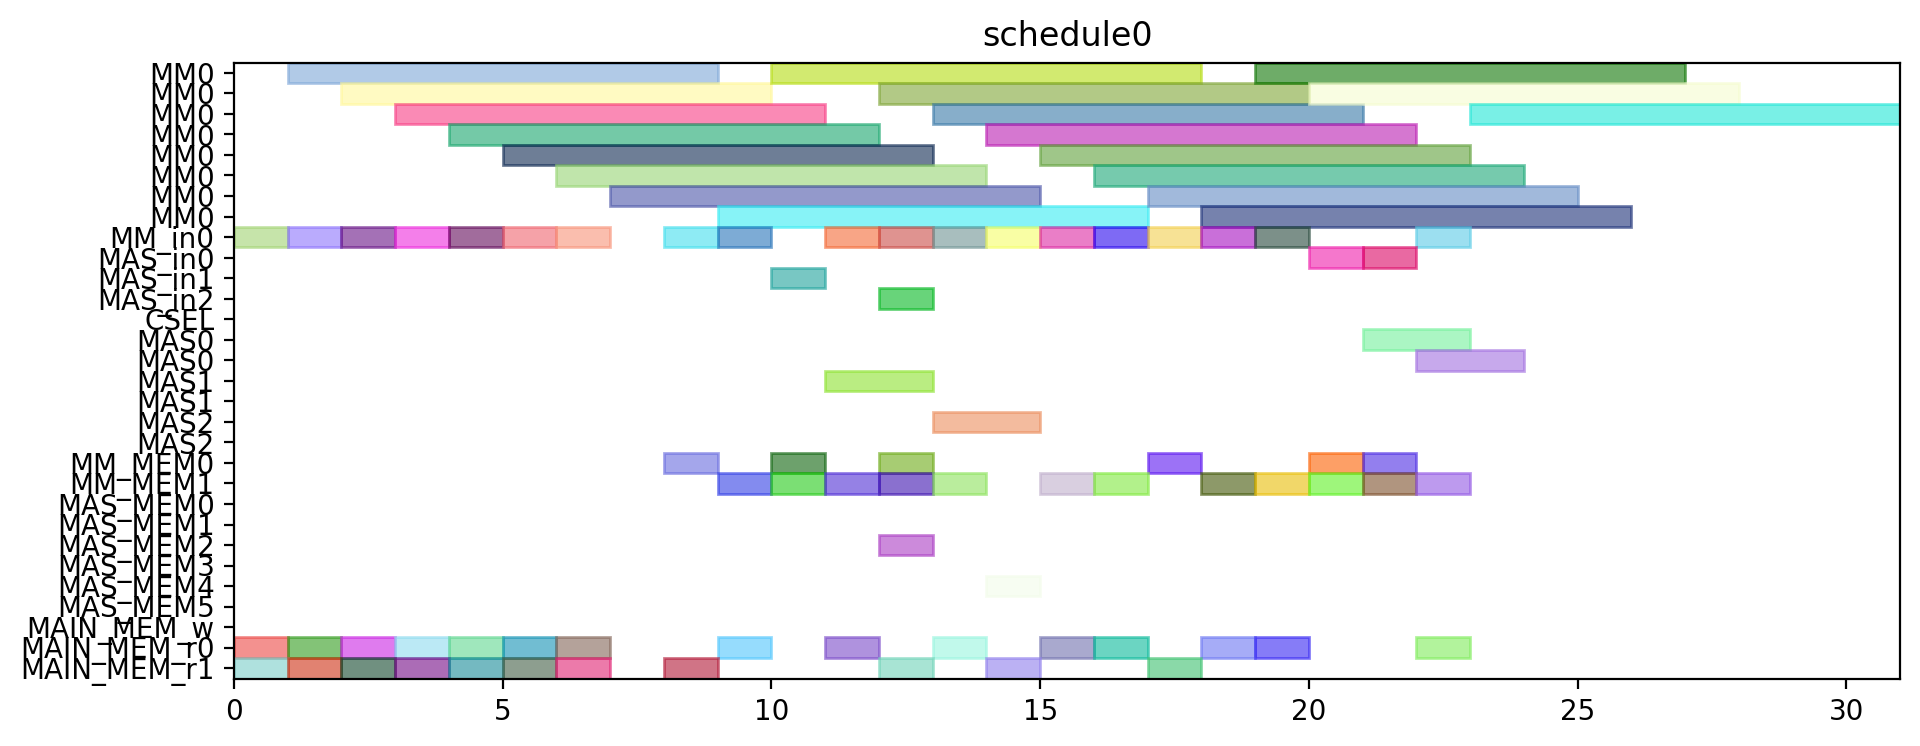

The Python source for this figure:
from pyschedule import Scenario, solvers, plotters, alt


def solve():
	horizon = 120
	S = Scenario("schedule0", horizon=horizon)

	# resource
	MM = S.Resources('MM', num=1, size=8)
	MM_in = S.Resources('MM_in', num=1)
	MAS_in = S.Resources('MAS_in', num=3)
	CSEL = S.Resource('CSEL')
	MAS = S.Resources('MAS', num=3, size=2, periods=range(1, horizon))
	MM_MEM = S.Resources('MM_MEM', num=2)
	MAS_MEM = S.Resources('MAS_MEM', num=6)
	MAIN_MEM_w = S.Resource('MAIN_MEM_w', size=1)
	MAIN_MEM_r = S.Resources('MAIN_MEM_r', num=2)

	# result of previous scheduling

	# new tasks
	Z_exp2 = S.Task('Z_exp2', length=8, delay_cost=1)
	Z_exp2 += alt(MM)
	Z_exp2_in = S.Task('Z_exp2_in', length=1, delay_cost=1)
	Z_exp2_in += alt(MM_in)
	S += Z_exp2_in*MM_in[0]<=Z_exp2*MM[0]
	Z_exp2_mem0 = S.Task('Z_exp2_mem0', length=1, delay_cost=1)
	Z_exp2_mem0 += MAIN_MEM_r[0]
	S += Z_exp2_mem0 <= Z_exp2

	Z_exp2_mem1 = S.Task('Z_exp2_mem1', length=1, delay_cost=1)
	Z_exp2_mem1 += MAIN_MEM_r[1]
	S += Z_exp2_mem1 <= Z_exp2

	NX0 = S.Task('NX0', length=8, delay_cost=1)
	NX0 += alt(MM)
	NX0_in = S.Task('NX0_in', length=1, delay_cost=1)
	NX0_in += alt(MM_in)
	S += NX0_in*MM_in[0]<=NX0*MM[0]
	NX0_mem0 = S.Task('NX0_mem0', length=1, delay_cost=1)
	NX0_mem0 += MAIN_MEM_r[0]
	S += NX0_mem0 <= NX0

	NX0_mem1 = S.Task('NX0_mem1', length=1, delay_cost=1)
	NX0_mem1 += MAIN_MEM_r[1]
	S += NX0_mem1 <= NX0

	k0_10_Z1 = S.Task('k0_10_Z1', length=8, delay_cost=1)
	k0_10_Z1 += alt(MM)
	k0_10_Z1_in = S.Task('k0_10_Z1_in', length=1, delay_cost=1)
	k0_10_Z1_in += alt(MM_in)
	S += k0_10_Z1_in*MM_in[0]<=k0_10_Z1*MM[0]
	k0_10_Z1_mem0 = S.Task('k0_10_Z1_mem0', length=1, delay_cost=1)
	k0_10_Z1_mem0 += MAIN_MEM_r[0]
	S += k0_10_Z1_mem0 <= k0_10_Z1

	k0_10_Z1_mem1 = S.Task('k0_10_Z1_mem1', length=1, delay_cost=1)
	k0_10_Z1_mem1 += MAIN_MEM_r[1]
	S += k0_10_Z1_mem1 <= k0_10_Z1

	DX0 = S.Task('DX0', length=8, delay_cost=1)
	DX0 += alt(MM)
	DX0_in = S.Task('DX0_in', length=1, delay_cost=1)
	DX0_in += alt(MM_in)
	S += DX0_in*MM_in[0]<=DX0*MM[0]
	DX0_mem0 = S.Task('DX0_mem0', length=1, delay_cost=1)
	DX0_mem0 += MAIN_MEM_r[0]
	S += DX0_mem0 <= DX0

	DX0_mem1 = S.Task('DX0_mem1', length=1, delay_cost=1)
	DX0_mem1 += MAIN_MEM_r[1]
	S += DX0_mem1 <= DX0

	NY0 = S.Task('NY0', length=8, delay_cost=1)
	NY0 += alt(MM)
	NY0_in = S.Task('NY0_in', length=1, delay_cost=1)
	NY0_in += alt(MM_in)
	S += NY0_in*MM_in[0]<=NY0*MM[0]
	NY0_mem0 = S.Task('NY0_mem0', length=1, delay_cost=1)
	NY0_mem0 += MAIN_MEM_r[0]
	S += NY0_mem0 <= NY0

	NY0_mem1 = S.Task('NY0_mem1', length=1, delay_cost=1)
	NY0_mem1 += MAIN_MEM_r[1]
	S += NY0_mem1 <= NY0

	k2_14_Z1 = S.Task('k2_14_Z1', length=8, delay_cost=1)
	k2_14_Z1 += alt(MM)
	k2_14_Z1_in = S.Task('k2_14_Z1_in', length=1, delay_cost=1)
	k2_14_Z1_in += alt(MM_in)
	S += k2_14_Z1_in*MM_in[0]<=k2_14_Z1*MM[0]
	k2_14_Z1_mem0 = S.Task('k2_14_Z1_mem0', length=1, delay_cost=1)
	k2_14_Z1_mem0 += MAIN_MEM_r[0]
	S += k2_14_Z1_mem0 <= k2_14_Z1

	k2_14_Z1_mem1 = S.Task('k2_14_Z1_mem1', length=1, delay_cost=1)
	k2_14_Z1_mem1 += MAIN_MEM_r[1]
	S += k2_14_Z1_mem1 <= k2_14_Z1

	DY0 = S.Task('DY0', length=8, delay_cost=1)
	DY0 += alt(MM)
	DY0_in = S.Task('DY0_in', length=1, delay_cost=1)
	DY0_in += alt(MM_in)
	S += DY0_in*MM_in[0]<=DY0*MM[0]
	DY0_mem0 = S.Task('DY0_mem0', length=1, delay_cost=1)
	DY0_mem0 += MAIN_MEM_r[0]
	S += DY0_mem0 <= DY0

	DY0_mem1 = S.Task('DY0_mem1', length=1, delay_cost=1)
	DY0_mem1 += MAIN_MEM_r[1]
	S += DY0_mem1 <= DY0

	Z_exp3 = S.Task('Z_exp3', length=8, delay_cost=1)
	Z_exp3 += alt(MM)
	Z_exp3_in = S.Task('Z_exp3_in', length=1, delay_cost=1)
	Z_exp3_in += alt(MM_in)
	S += Z_exp3_in*MM_in[0]<=Z_exp3*MM[0]
	Z_exp3_mem0 = S.Task('Z_exp3_mem0', length=1, delay_cost=1)
	Z_exp3_mem0 += alt(MM_MEM)
	S += (Z_exp2*MM[0])-1 < Z_exp3_mem0*MM_MEM[0]
	S += Z_exp3_mem0 <= Z_exp3

	Z_exp3_mem1 = S.Task('Z_exp3_mem1', length=1, delay_cost=1)
	Z_exp3_mem1 += MAIN_MEM_r[1]
	S += Z_exp3_mem1 <= Z_exp3

	NX1_ = S.Task('NX1_', length=2, delay_cost=1)
	NX1_ += alt(MAS)
	NX1__in = S.Task('NX1__in', length=1, delay_cost=1)
	NX1__in += alt(MAS_in)
	S += NX1__in*MAS_in[0]<=NX1_*MAS[0]

	S += NX1__in*MAS_in[1]<=NX1_*MAS[1]

	S += NX1__in*MAS_in[2]<=NX1_*MAS[2]

	NX1__mem0 = S.Task('NX1__mem0', length=1, delay_cost=1)
	NX1__mem0 += alt(MM_MEM)
	S += (NX0*MM[0])-1 < NX1__mem0*MM_MEM[0]
	S += NX1__mem0 <= NX1_

	NX1__mem1 = S.Task('NX1__mem1', length=1, delay_cost=1)
	NX1__mem1 += alt(MM_MEM)
	S += (k0_10_Z1*MM[0])-1 < NX1__mem1*MM_MEM[1]
	S += NX1__mem1 <= NX1_

	k0_9_Z2 = S.Task('k0_9_Z2', length=8, delay_cost=1)
	k0_9_Z2 += alt(MM)
	k0_9_Z2_in = S.Task('k0_9_Z2_in', length=1, delay_cost=1)
	k0_9_Z2_in += alt(MM_in)
	S += k0_9_Z2_in*MM_in[0]<=k0_9_Z2*MM[0]
	k0_9_Z2_mem0 = S.Task('k0_9_Z2_mem0', length=1, delay_cost=1)
	k0_9_Z2_mem0 += MAIN_MEM_r[0]
	S += k0_9_Z2_mem0 <= k0_9_Z2

	k0_9_Z2_mem1 = S.Task('k0_9_Z2_mem1', length=1, delay_cost=1)
	k0_9_Z2_mem1 += alt(MM_MEM)
	S += (Z_exp2*MM[0])-1 < k0_9_Z2_mem1*MM_MEM[1]
	S += k0_9_Z2_mem1 <= k0_9_Z2

	k1_9_Z2 = S.Task('k1_9_Z2', length=8, delay_cost=1)
	k1_9_Z2 += alt(MM)
	k1_9_Z2_in = S.Task('k1_9_Z2_in', length=1, delay_cost=1)
	k1_9_Z2_in += alt(MM_in)
	S += k1_9_Z2_in*MM_in[0]<=k1_9_Z2*MM[0]
	k1_9_Z2_mem0 = S.Task('k1_9_Z2_mem0', length=1, delay_cost=1)
	k1_9_Z2_mem0 += MAIN_MEM_r[0]
	S += k1_9_Z2_mem0 <= k1_9_Z2

	k1_9_Z2_mem1 = S.Task('k1_9_Z2_mem1', length=1, delay_cost=1)
	k1_9_Z2_mem1 += alt(MM_MEM)
	S += (Z_exp2*MM[0])-1 < k1_9_Z2_mem1*MM_MEM[1]
	S += k1_9_Z2_mem1 <= k1_9_Z2

	NY1_ = S.Task('NY1_', length=2, delay_cost=1)
	NY1_ += alt(MAS)
	NY1__in = S.Task('NY1__in', length=1, delay_cost=1)
	NY1__in += alt(MAS_in)
	S += NY1__in*MAS_in[0]<=NY1_*MAS[0]

	S += NY1__in*MAS_in[1]<=NY1_*MAS[1]

	S += NY1__in*MAS_in[2]<=NY1_*MAS[2]

	NY1__mem0 = S.Task('NY1__mem0', length=1, delay_cost=1)
	NY1__mem0 += alt(MM_MEM)
	S += (NY0*MM[0])-1 < NY1__mem0*MM_MEM[0]
	S += NY1__mem0 <= NY1_

	NY1__mem1 = S.Task('NY1__mem1', length=1, delay_cost=1)
	NY1__mem1 += alt(MM_MEM)
	S += (k2_14_Z1*MM[0])-1 < NY1__mem1*MM_MEM[1]
	S += NY1__mem1 <= NY1_

	k2_13_Z2 = S.Task('k2_13_Z2', length=8, delay_cost=1)
	k2_13_Z2 += alt(MM)
	k2_13_Z2_in = S.Task('k2_13_Z2_in', length=1, delay_cost=1)
	k2_13_Z2_in += alt(MM_in)
	S += k2_13_Z2_in*MM_in[0]<=k2_13_Z2*MM[0]
	k2_13_Z2_mem0 = S.Task('k2_13_Z2_mem0', length=1, delay_cost=1)
	k2_13_Z2_mem0 += MAIN_MEM_r[0]
	S += k2_13_Z2_mem0 <= k2_13_Z2

	k2_13_Z2_mem1 = S.Task('k2_13_Z2_mem1', length=1, delay_cost=1)
	k2_13_Z2_mem1 += alt(MM_MEM)
	S += (Z_exp2*MM[0])-1 < k2_13_Z2_mem1*MM_MEM[1]
	S += k2_13_Z2_mem1 <= k2_13_Z2

	k3_14_Z2 = S.Task('k3_14_Z2', length=8, delay_cost=1)
	k3_14_Z2 += alt(MM)
	k3_14_Z2_in = S.Task('k3_14_Z2_in', length=1, delay_cost=1)
	k3_14_Z2_in += alt(MM_in)
	S += k3_14_Z2_in*MM_in[0]<=k3_14_Z2*MM[0]
	k3_14_Z2_mem0 = S.Task('k3_14_Z2_mem0', length=1, delay_cost=1)
	k3_14_Z2_mem0 += MAIN_MEM_r[0]
	S += k3_14_Z2_mem0 <= k3_14_Z2

	k3_14_Z2_mem1 = S.Task('k3_14_Z2_mem1', length=1, delay_cost=1)
	k3_14_Z2_mem1 += alt(MM_MEM)
	S += (Z_exp2*MM[0])-1 < k3_14_Z2_mem1*MM_MEM[1]
	S += k3_14_Z2_mem1 <= k3_14_Z2

	Z_exp4 = S.Task('Z_exp4', length=8, delay_cost=1)
	Z_exp4 += alt(MM)
	Z_exp4_in = S.Task('Z_exp4_in', length=1, delay_cost=1)
	Z_exp4_in += alt(MM_in)
	S += Z_exp4_in*MM_in[0]<=Z_exp4*MM[0]
	Z_exp4_mem0 = S.Task('Z_exp4_mem0', length=1, delay_cost=1)
	Z_exp4_mem0 += alt(MM_MEM)
	S += (Z_exp3*MM[0])-1 < Z_exp4_mem0*MM_MEM[0]
	S += Z_exp4_mem0 <= Z_exp4

	Z_exp4_mem1 = S.Task('Z_exp4_mem1', length=1, delay_cost=1)
	Z_exp4_mem1 += MAIN_MEM_r[1]
	S += Z_exp4_mem1 <= Z_exp4

	NX1 = S.Task('NX1', length=8, delay_cost=1)
	NX1 += alt(MM)
	NX1_in = S.Task('NX1_in', length=1, delay_cost=1)
	NX1_in += alt(MM_in)
	S += NX1_in*MM_in[0]<=NX1*MM[0]
	NX1_mem0 = S.Task('NX1_mem0', length=1, delay_cost=1)
	NX1_mem0 += alt(MAS_MEM)
	S += (NX1_*MAS[0])-1 < NX1_mem0*MAS_MEM[0]
	S += (NX1_*MAS[1])-1 < NX1_mem0*MAS_MEM[2]
	S += (NX1_*MAS[2])-1 < NX1_mem0*MAS_MEM[4]
	S += NX1_mem0 <= NX1

	NX1_mem1 = S.Task('NX1_mem1', length=1, delay_cost=1)
	NX1_mem1 += MAIN_MEM_r[1]
	S += NX1_mem1 <= NX1

	k0_8_Z3 = S.Task('k0_8_Z3', length=8, delay_cost=1)
	k0_8_Z3 += alt(MM)
	k0_8_Z3_in = S.Task('k0_8_Z3_in', length=1, delay_cost=1)
	k0_8_Z3_in += alt(MM_in)
	S += k0_8_Z3_in*MM_in[0]<=k0_8_Z3*MM[0]
	k0_8_Z3_mem0 = S.Task('k0_8_Z3_mem0', length=1, delay_cost=1)
	k0_8_Z3_mem0 += MAIN_MEM_r[0]
	S += k0_8_Z3_mem0 <= k0_8_Z3

	k0_8_Z3_mem1 = S.Task('k0_8_Z3_mem1', length=1, delay_cost=1)
	k0_8_Z3_mem1 += alt(MM_MEM)
	S += (Z_exp3*MM[0])-1 < k0_8_Z3_mem1*MM_MEM[1]
	S += k0_8_Z3_mem1 <= k0_8_Z3

	DX1_ = S.Task('DX1_', length=2, delay_cost=1)
	DX1_ += alt(MAS)
	DX1__in = S.Task('DX1__in', length=1, delay_cost=1)
	DX1__in += alt(MAS_in)
	S += DX1__in*MAS_in[0]<=DX1_*MAS[0]

	S += DX1__in*MAS_in[1]<=DX1_*MAS[1]

	S += DX1__in*MAS_in[2]<=DX1_*MAS[2]

	DX1__mem0 = S.Task('DX1__mem0', length=1, delay_cost=1)
	DX1__mem0 += alt(MM_MEM)
	S += (DX0*MM[0])-1 < DX1__mem0*MM_MEM[0]
	S += DX1__mem0 <= DX1_

	DX1__mem1 = S.Task('DX1__mem1', length=1, delay_cost=1)
	DX1__mem1 += alt(MM_MEM)
	S += (k1_9_Z2*MM[0])-1 < DX1__mem1*MM_MEM[1]
	S += DX1__mem1 <= DX1_

	k1_8_Z3 = S.Task('k1_8_Z3', length=8, delay_cost=1)
	k1_8_Z3 += alt(MM)
	k1_8_Z3_in = S.Task('k1_8_Z3_in', length=1, delay_cost=1)
	k1_8_Z3_in += alt(MM_in)
	S += k1_8_Z3_in*MM_in[0]<=k1_8_Z3*MM[0]
	k1_8_Z3_mem0 = S.Task('k1_8_Z3_mem0', length=1, delay_cost=1)
	k1_8_Z3_mem0 += MAIN_MEM_r[0]
	S += k1_8_Z3_mem0 <= k1_8_Z3

	k1_8_Z3_mem1 = S.Task('k1_8_Z3_mem1', length=1, delay_cost=1)
	k1_8_Z3_mem1 += alt(MM_MEM)
	S += (Z_exp3*MM[0])-1 < k1_8_Z3_mem1*MM_MEM[1]
	S += k1_8_Z3_mem1 <= k1_8_Z3

	NY1 = S.Task('NY1', length=8, delay_cost=1)
	NY1 += alt(MM)
	NY1_in = S.Task('NY1_in', length=1, delay_cost=1)
	NY1_in += alt(MM_in)
	S += NY1_in*MM_in[0]<=NY1*MM[0]
	NY1_mem0 = S.Task('NY1_mem0', length=1, delay_cost=1)
	NY1_mem0 += alt(MAS_MEM)
	S += (NY1_*MAS[0])-1 < NY1_mem0*MAS_MEM[0]
	S += (NY1_*MAS[1])-1 < NY1_mem0*MAS_MEM[2]
	S += (NY1_*MAS[2])-1 < NY1_mem0*MAS_MEM[4]
	S += NY1_mem0 <= NY1

	NY1_mem1 = S.Task('NY1_mem1', length=1, delay_cost=1)
	NY1_mem1 += MAIN_MEM_r[1]
	S += NY1_mem1 <= NY1

	k2_12_Z3 = S.Task('k2_12_Z3', length=8, delay_cost=1)
	k2_12_Z3 += alt(MM)
	k2_12_Z3_in = S.Task('k2_12_Z3_in', length=1, delay_cost=1)
	k2_12_Z3_in += alt(MM_in)
	S += k2_12_Z3_in*MM_in[0]<=k2_12_Z3*MM[0]
	k2_12_Z3_mem0 = S.Task('k2_12_Z3_mem0', length=1, delay_cost=1)
	k2_12_Z3_mem0 += MAIN_MEM_r[0]
	S += k2_12_Z3_mem0 <= k2_12_Z3

	k2_12_Z3_mem1 = S.Task('k2_12_Z3_mem1', length=1, delay_cost=1)
	k2_12_Z3_mem1 += alt(MM_MEM)
	S += (Z_exp3*MM[0])-1 < k2_12_Z3_mem1*MM_MEM[1]
	S += k2_12_Z3_mem1 <= k2_12_Z3

	DY1_ = S.Task('DY1_', length=2, delay_cost=1)
	DY1_ += alt(MAS)
	DY1__in = S.Task('DY1__in', length=1, delay_cost=1)
	DY1__in += alt(MAS_in)
	S += DY1__in*MAS_in[0]<=DY1_*MAS[0]

	S += DY1__in*MAS_in[1]<=DY1_*MAS[1]

	S += DY1__in*MAS_in[2]<=DY1_*MAS[2]

	DY1__mem0 = S.Task('DY1__mem0', length=1, delay_cost=1)
	DY1__mem0 += alt(MM_MEM)
	S += (DY0*MM[0])-1 < DY1__mem0*MM_MEM[0]
	S += DY1__mem0 <= DY1_

	DY1__mem1 = S.Task('DY1__mem1', length=1, delay_cost=1)
	DY1__mem1 += alt(MM_MEM)
	S += (k3_14_Z2*MM[0])-1 < DY1__mem1*MM_MEM[1]
	S += DY1__mem1 <= DY1_

	k3_13_Z3 = S.Task('k3_13_Z3', length=8, delay_cost=1)
	k3_13_Z3 += alt(MM)
	k3_13_Z3_in = S.Task('k3_13_Z3_in', length=1, delay_cost=1)
	k3_13_Z3_in += alt(MM_in)
	S += k3_13_Z3_in*MM_in[0]<=k3_13_Z3*MM[0]
	k3_13_Z3_mem0 = S.Task('k3_13_Z3_mem0', length=1, delay_cost=1)
	k3_13_Z3_mem0 += MAIN_MEM_r[0]
	S += k3_13_Z3_mem0 <= k3_13_Z3

	k3_13_Z3_mem1 = S.Task('k3_13_Z3_mem1', length=1, delay_cost=1)
	k3_13_Z3_mem1 += alt(MM_MEM)
	S += (Z_exp3*MM[0])-1 < k3_13_Z3_mem1*MM_MEM[1]
	S += k3_13_Z3_mem1 <= k3_13_Z3

	solvers.mip.solve(S,msg=1,kind='CPLEX',ratio_gap=1.01)

	solution = [['hoge']*len(S.solution()[1]) for i in range(len(S.solution()))]
	for i in range(len(S.solution())):
		for j in range(len(S.solution()[i])):
			solution[i][j]=str(S.solution()[i][j])
	print(solution)

	cycles = int(solution[-1][3])

	pic_file_name = "/mnt/rose/usr1/fukuda/ABE/multiRAM_multiMAS_16mux/scheduling_result/stage8MM1_stage2MAS3/ISOGENY/schedule0.png"
	if(S.solution() != []):
		plotters.matplotlib.plot(S,img_filename=pic_file_name, show_task_labels=False, fig_size=(cycles*0.25+3, 4))

	return solution
